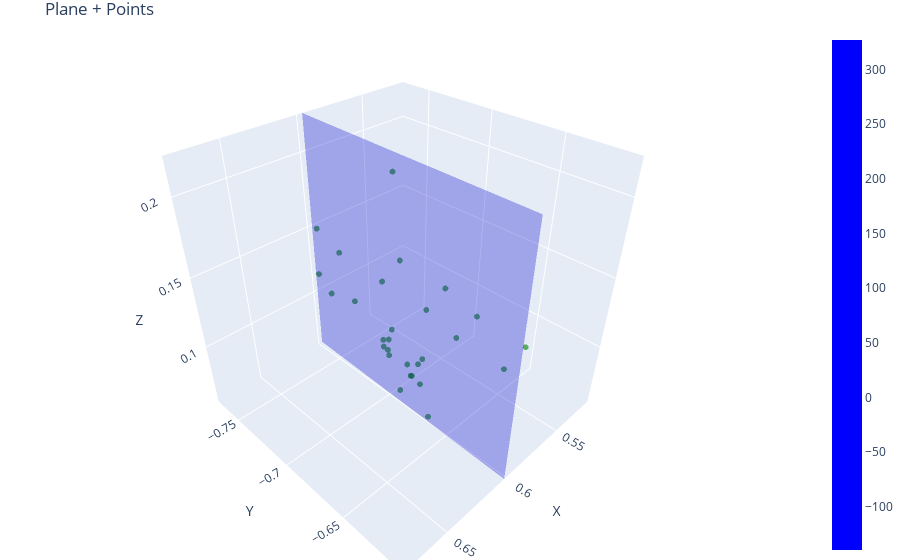

The notebook cell this image was saved under:
### Code cell
visualize_plane_with_points(plane_model, inliers, outliers)
